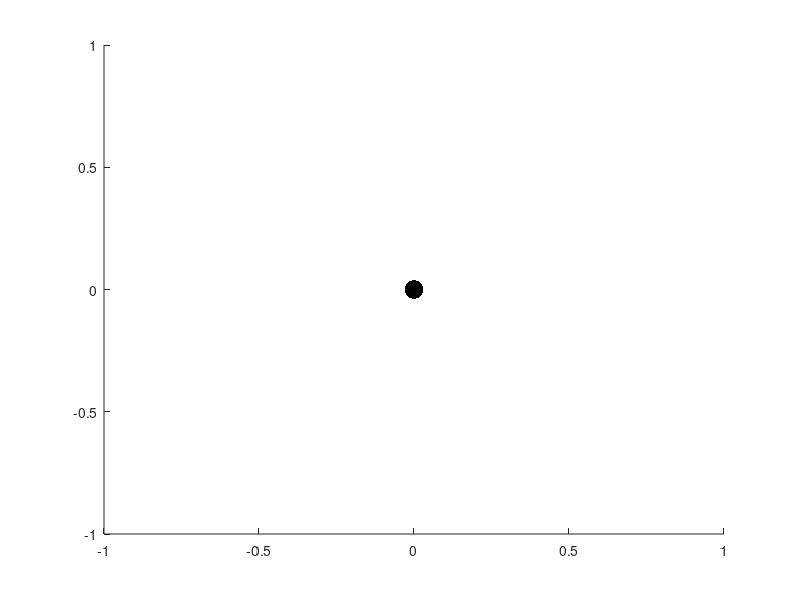

MATLAB code to generate this figure: (Note: this script raises an error after producing the figure.)
% Animate the bouncing ball (the "good" way)

figure;

hold on;
c1 = plot3(0,0,0,'.k','MarkerSize',40); hold on;
c2 = plot3(0,0,0,'.k','MarkerSize',40); hold on;
c3 = plot3(0,0,0,'.k','MarkerSize',40); hold on;

axis( [-1 1 -1 1])

timeArr = c(1).signal1.Time;
r1 = c(1).signal1.Data(:,1:3);
r2 = c(2).signal1.Data(:,1:3) - r1;
r3 = c(3).signal1.Data(:,1:3) - r1;
r1 = r1 - r1;

tic % Start the clock
aT = 0;

while aT < timeArr(end)
   
    c1x = interp1(timeArr,r1(:,1),aT);
    c1y = interp1(timeArr,r1(:,2),aT);
    c1z = interp1(timeArr,r1(:,3),aT);
    c1.XData = c1x;
    c1.YData = c1y;
    c1.ZData = c1z;
    
    c2x = interp1(timeArr,r2(:,1),aT);
    c2y = interp1(timeArr,r2(:,2),aT);
    c2z = interp1(timeArr,r2(:,3),aT);
    c2.XData = c2x;
    c2.YData = c2y;
    c2.ZData = c2z;
    
    c3x = interp1(timeArr,r3(:,1),aT);
    c3y = interp1(timeArr,r3(:,2),aT);
    c3z = interp1(timeArr,r3(:,3),aT);
    c3.XData = c3x;
    c3.YData = c3y;
    c3.ZData = c3z;   
    
%     axis( [ min([c1x c2x c3x]) max([c1x c2x c3x]) ...
%         min([c1y c2y c3y]) max([c1y c2y c3y]) ...
%         min([c1z c2z c3z]) max([c1z c2z c3z]) ] );
    
    drawnow;
    
    aT = toc;
   
end






